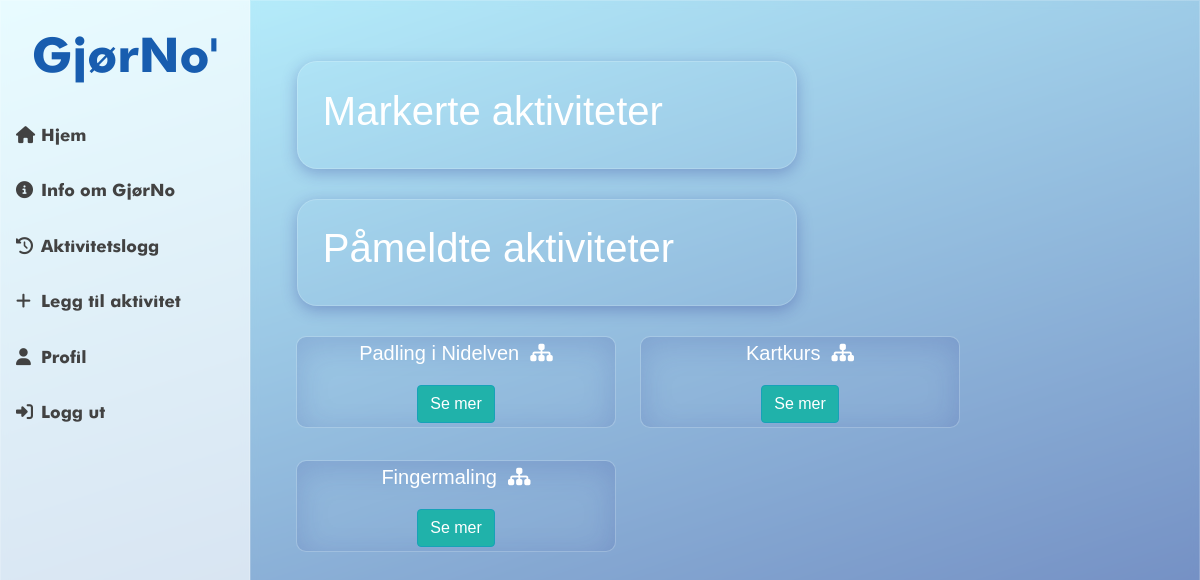
The app's page /accounts/log/ (signed in) with its own data.
### page/models.py (models this page shows, shortened)
class Activity(models.Model):
    user = models.ForeignKey(User, on_delete=models.CASCADE)
    title = models.CharField(max_length=200, verbose_name='tittel')
    description = models.TextField(max_length=1000, verbose_name='beskrivelse')
    PLACE_CHOICES = [
        ('U', 'Ute'),
        ('I', 'Inne'),
    ]
    place = models.CharField(max_length=1, choices=PLACE_CHOICES, default='U', verbose_name='sted')
    date = models.DateField(blank=True, null=True, verbose_name='dato')
    time = models.TimeField(blank=True, null=True, verbose_name='tidspunkt')
    PAID_CHOICES = [
        ('B', 'Betalt'),
        ('G', 'Gratis'),
    ]
    paid = models.CharField(max_length=1, choices=PAID_CHOICES, default='G', blank=True, null=True, verbose_name='betalt')
    favourites = models.ManyToManyField(
        User, related_name='favourite', default=None, blank=True)
    registrations = models.ManyToManyField(
        User, related_name='registration', default=None, blank=True)
    class Meta:
        verbose_name_plural = "activities"

### accounts/views.py (the view)
# urls.py: path('log/', views.log, name='page-log'),
def log(request):
    new = Activity.objects.filter(favourites=request.user)
    newReg = Activity.objects.filter(registrations=request.user)
    return render(request,
                  'page/log.html',
                  {'new': new, 'newReg': newReg})

### page/templatetags/has_group.py (called while the page is built)
@register.filter(name='has_group')
def has_group(user, group_name):
    group = Group.objects.get(name=group_name)
    return True if group in user.groups.all() else False

### page/templates/page/log.html (shortened to what this page needs)
{% extends "page/base.html" %}
{% block content %}
<div class="animate__animated animate__fadeInUp">
<div class="cont">
            <h1>Markerte aktiviteter</h1>
    </div>
        {% load has_group %}
<div class="cont">
            <h1>Påmeldte aktiviteter</h1>
    </div>
    <div class="row row-cols-1 row-cols-md-3 g-4">
        {% for post in newReg %}
        <div class="col-sm-*">
        <div class="card mr-4" style="width:20em" >
        <h5 class="card-title">{{ post.title }} &nbsp;<i class="fas fa-sitemap"></i></h5>
        <button onclick ="show_hide(reply_click({{ post.id }}))"class="btn btn-info">Se mer </button>
    </div>
    </div>
        {% endfor %}
       </div>
{% endblock content %}

### page/static/page/main.css (style rules this page uses)
* { margin: 0; padding: 0; box-sizing: border-box; list-style: none; text-decoration: none; font-family: 'Noto Sans JP', sans-serif; }
html, body { min-height: 100%; }
body { background: rgb(0,35,136); background: linear-gradient(342deg, rgba(0,35,136,1) 0%, rgba(140,236,255,1) 100%); height: 100%; }
.cont { margin-bottom: 20px; margin-left: -14px; }
.card-title { text-align: center !important; margin-top: 4px; }
.card { background: rgba( 255, 255, 255, 0.01 ); backdrop-filter: blur( 4.0px ); -webkit-backdrop-filter: blur( 4.0px ); -webkit-border-radius: 10px; border: 1px solid rgba( 255, 255, 255, 0.18 ); box-shadow: inset 0 8px 32px 0 rgba( 31, 38, 135, 0.17 ); display: inline-block !important; margin-bottom: 2em; text-align: center !important; }
.card button { margin-left: 37%; margin-right: 37%; margin-top: 8px; background-color: #20B2AA; }
.row { margin-top: 30px; }
.cont { background: rgba( 255, 255, 255, 0.0 ); box-shadow: 0 4px 16px 0 rgba( 31, 38, 135, 0.3 ); backdrop-filter: blur( 4.0px ); -webkit-backdrop-filter: blur( 4.0px ); border-radius: 20px; border: 1px solid rgba( 255, 255, 255, 0.18 ); color: #ffffff; min-width: 500px; max-width: 500px; padding: 3%; }
h1, h2, h3, h4, h5, h6 { color: #ffffff; }
.btn-info { margin-bottom: 4px !important; }

### records on screen
Activity: title "Padling i Nidelven"
Activity: title "Kartkurs"
Activity: title "Fingermaling"
